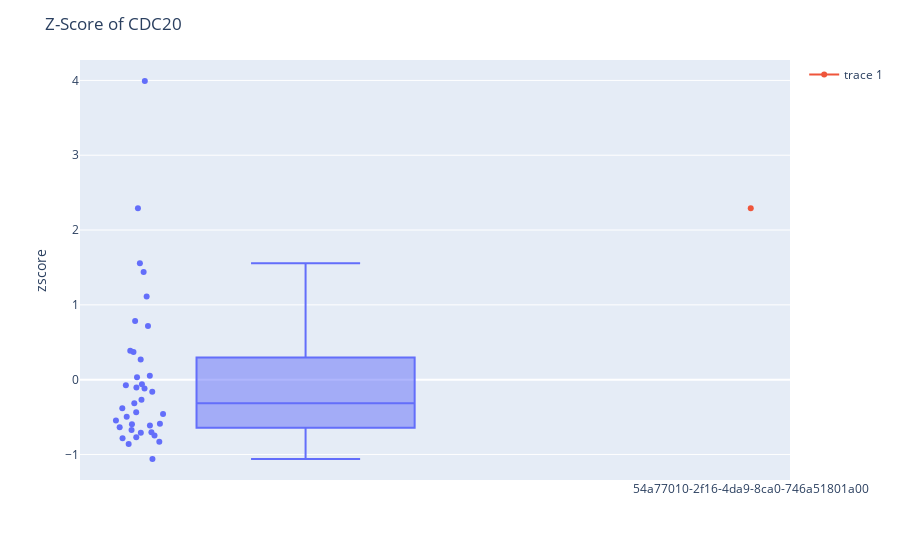

Notebook cell for this chart:
### Code cell
fig = px.box(skcm_us_zscore_dataframe, y="CDC20", points="all")
fig.update_layout(
    title = "Z-Score of CDC20",
    yaxis_title = "zscore",
)

fig.add_trace(
    go.Scatter(
        y = [skcm_us_zscore_dataframe.loc["54a77010-2f16-4da9-8ca0-746a51801a00", "CDC20"]],
        x = ["54a77010-2f16-4da9-8ca0-746a51801a00"]
    )
)

fig.show()

### Figure 1 — Plotly figure (JSON) as saved in the notebook; plotly's stock layout.template omitted (floating-point values rounded to 4 significant figures)
{"data": [{"alignmentgroup": "True", "boxpoints": "all", "hovertemplate": "CDC20=%{y}<extra></extra>", "legendgroup": "", "marker": {"color": "#636efa"}, "name": "", "notched": false, "offsetgroup": "", "orientation": "v", "showlegend": false, "type": "box", "x0": " ", "xaxis": "x", "y": [0.271, 0.7181, 0.7825, -0.06138, -0.546, -0.7103, -0.5976, -0.5905, -0.7704, -0.6738, -0.7845, -0.4948, 0.3696, -0.4355, -0.6125, 2.293, -0.4582, 3.992, -0.6348, -0.2687, -0.3837, -0.317, -1.061, -0.8613, -0.07321, -0.1057, -0.1618, 1.557, -0.7028, -0.7474, 0.05296, 1.11, -0.8312, 0.03175, 0.3857, 1.44, -0.1195], "y0": " ", "yaxis": "y"}, {"type": "scatter", "x": ["54a77010-2f16-4da9-8ca0-746a51801a00"], "y": [2.293]}], "layout": {"autosize": true, "boxmode": "group", "legend": {"tracegroupgap": 0}, "margin": {"t": 60}, "title": {"text": "Z-Score of CDC20"}, "xaxis": {"anchor": "y", "autorange": true, "domain": [0, 1], "range": [-0.5047, 1.085], "type": "category"}, "yaxis": {"anchor": "x", "autorange": true, "domain": [0, 1], "range": [-1.341, 4.273], "title": {"text": "zscore"}, "type": "linear"}}}
